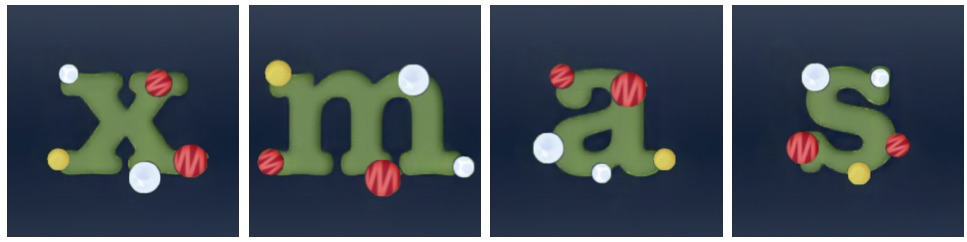
#> input picture example.jpg, 967 x 242 px
$ python crf_post_process.py --img ../example.jpg
#> lines starting #> are read from the running program, lines starting #| are printed output that depends on the picture
# -*- coding: utf-8 -*-

from __future__ import print_function
import argparse
from PIL import Image
import matplotlib.pyplot as plt
import numpy as np
import glob
import warnings
import cv2

import pydensecrf.densecrf as dcrf
from pydensecrf.utils import unary_from_softmax, create_pairwise_bilateral

parser = argparse.ArgumentParser()
parser.add_argument('--img')

opt = parser.parse_args()

def dense_crf(img, output_probs):
    H = output_probs.shape[0]
    W = output_probs.shape[1]

    output_probs = np.expand_dims(output_probs, 0)
    output_probs = np.append(1 - output_probs, output_probs, axis=0)

    U = unary_from_softmax(output_probs)  # note: num classes is first dim
    d = dcrf.DenseCRF2D(H, W, 2)
    d.setUnaryEnergy(U)

    Q_unary = d.inference(5)

    # The Q is now the approximate posterior, we can get a MAP estimate using argmax.
    map_soln_unary = np.argmax(Q_unary, axis=0)

    # Unfortunately, the DenseCRF flattens everything, so get it back into picture form.
    map_soln_unary = map_soln_unary.reshape((H,W))

    pairwise_energy = create_pairwise_bilateral(sdims=(10,10), schan=(0.01,), img=img.reshape([256,256,1]), chdim=2)

    d.addPairwiseEnergy(pairwise_energy, compat=10)  # `compat` is the "strength" of this potential.

    Q, tmp1, tmp2 = d.startInference()
    for _ in range(5):
        d.stepInference(Q, tmp1, tmp2)
    kl1 = d.klDivergence(Q) / (H*W)
    map_soln1 = np.argmax(Q, axis=0).reshape((H,W))

    return map_soln1

warnings.filterwarnings("ignore")


###### Parameters ######
ngf = 64
###### Parameters ######

input_image = Image.open(opt.img).convert('L')
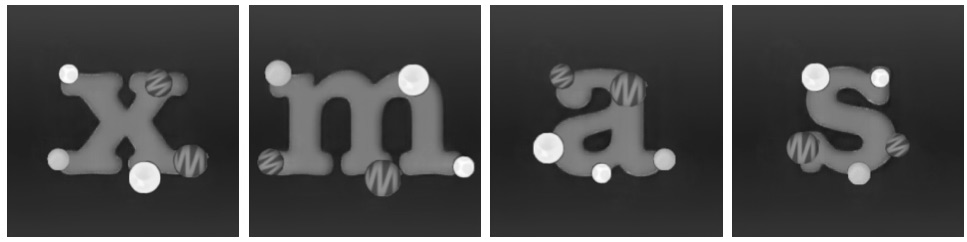
#> input_image: PIL image 967x242 L; min 24, max 255, mean 77.1
input_image = input_image.resize((256, 256), Image.BILINEAR)
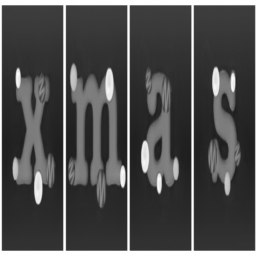
#> input_image: PIL image 256x256 L; min 28, max 255, mean 77.1
input_image = np.array(input_image).astype(np.uint8)

#> (the run stopped early here; a loop or call above may not have finished)
